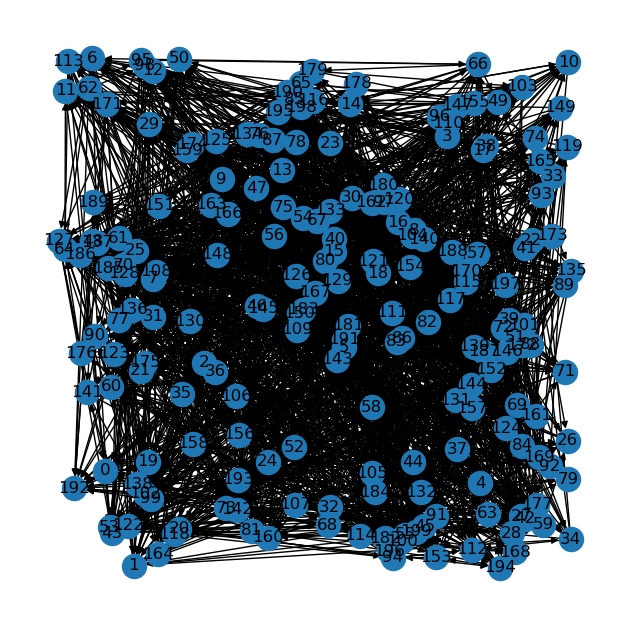

Recreate this plot in Python.
import numpy as np
import matplotlib.pyplot as plt
import csv
import networkx as nx
from numpy.core.fromnumeric import reshape

reservoir_node = 200
p = 0.05     #辺を生成する確率

# erdos_renyi グラフ作成
G = nx.erdos_renyi_graph(reservoir_node, p, directed = 1)

ary = nx.to_numpy_array(G)
normal_distribution = np.random.normal(0.0, 1.0, (reservoir_node, reservoir_node))
W = normal_distribution*ary
spectral_radius = max(abs(np.linalg.eigvals(W)))
W = W / spectral_radius * 0.9999
with open('W.csv','w', newline='') as f:
    writer = csv.writer(f)
    writer.writerows(W)

fig = plt.figure(figsize = (8, 8), dpi = 100)

#pos = nx.spring_layout(G)
pos = nx.random_layout(G)

nx.draw_networkx(G, pos)
plt.axis("off")
#plt.show()
fig.savefig('W_network.pdf', bbox_inches='tight', pad_inches=0.05)
fig.savefig('W_network.png', bbox_inches='tight', pad_inches=0.05)

print(G.degree)
print(nx.degree_histogram(G))

fig = plt.figure(figsize = (8, 6), dpi = 100)
G_degree = G.degree()
degree_sequence = dict(G_degree).values()
bins = range(0,reservoir_node)
plt.hist(degree_sequence, bins = bins)

plt.xlim(xmin = 0)

plt.xlabel("degree",fontsize=20)
plt.ylabel("frequency",fontsize=20)
plt.tick_params(direction = "in", labelsize=17, pad = 5, length = 6)
#plt.show()

fig.savefig('W_network_hist.pdf', bbox_inches='tight', pad_inches=0.05)
fig.savefig('W_network_hist.png', bbox_inches='tight', pad_inches=0.05)

